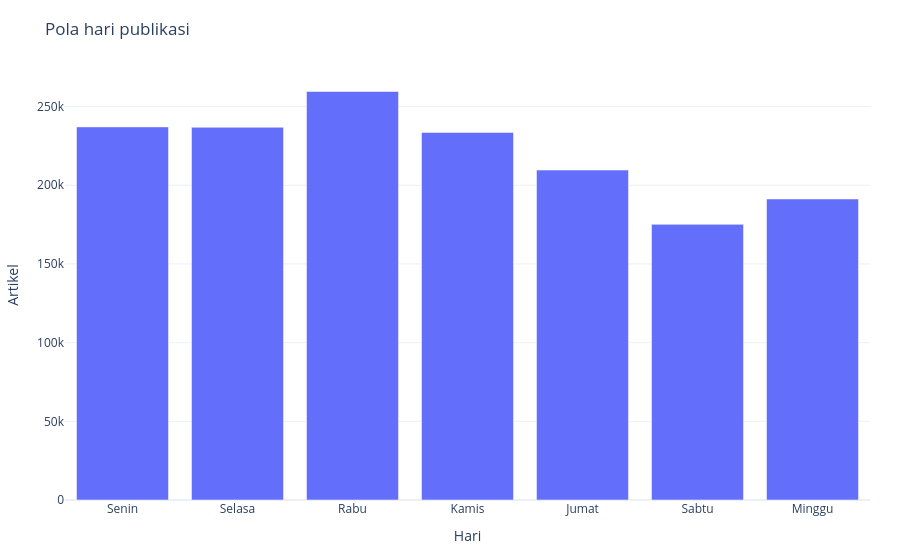

The notebook cell this image was saved under:
### Markdown cell above
## Grafik 5. Pola jumlah artikel menurut hari dalam minggu

### Code cell
weekdays = (lf.with_columns(pl.col("publication_date").dt.weekday().alias("nomor_hari"))
            .group_by("nomor_hari").agg(pl.len().alias("jumlah"))
            .sort("nomor_hari").collect().to_pandas())
names = {1:"Senin", 2:"Selasa", 3:"Rabu", 4:"Kamis", 5:"Jumat", 6:"Sabtu", 7:"Minggu"}
weekdays["hari"] = weekdays["nomor_hari"].map(names)
fig = px.bar(weekdays, x="hari", y="jumlah", title="Pola hari publikasi",
             labels={"hari":"Hari", "jumlah":"Artikel"})
show_save(fig, "05_hari_publikasi.html")

### Figure 1 — Plotly figure (JSON) as saved in the notebook; plotly's stock layout.template omitted (floating-point values rounded to 4 significant figures)
{"data": [{"hovertemplate": "Hari=%{x}<br>Artikel=%{y}<extra></extra>", "legendgroup": "", "marker": {"color": "#636efa", "pattern": {"shape": ""}}, "name": "", "orientation": "v", "showlegend": false, "textposition": "auto", "type": "bar", "x": [null, "Senin", "Selasa", "Rabu", "Kamis", "Jumat", "Sabtu", "Minggu"], "xaxis": "x", "y": [403, 237096, 236862, 259593, 233564, 209680, 175162, 191297], "yaxis": "y"}], "layout": {"barmode": "relative", "legend": {"tracegroupgap": 0}, "margin": {"b": 60, "l": 60, "r": 30, "t": 70}, "title": {"text": "Pola hari publikasi"}, "xaxis": {"anchor": "y", "domain": [0, 1], "title": {"text": "Hari"}}, "yaxis": {"anchor": "x", "domain": [0, 1], "title": {"text": "Artikel"}}}}
